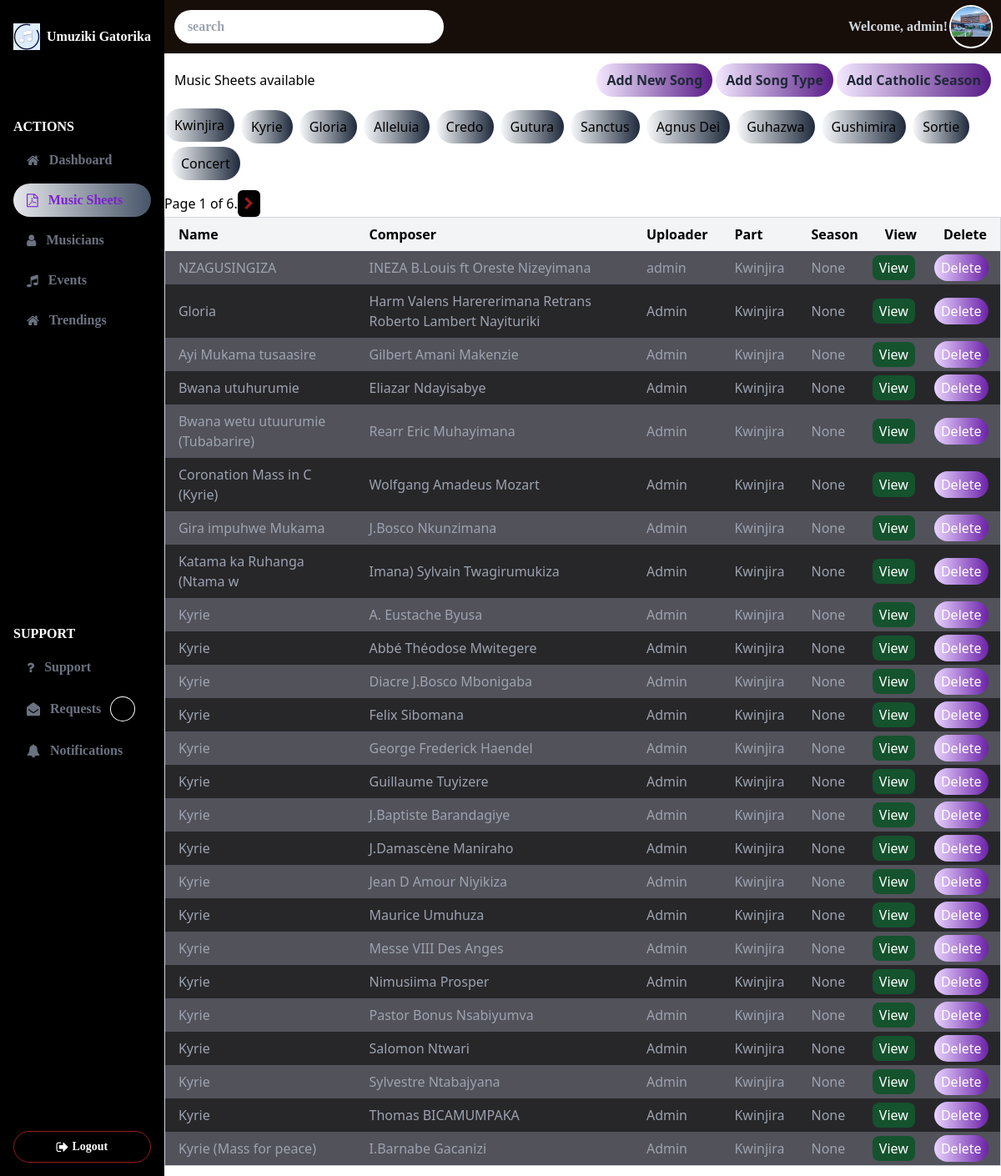
Before: /staff/music_sheets (signed in) with the older database file.
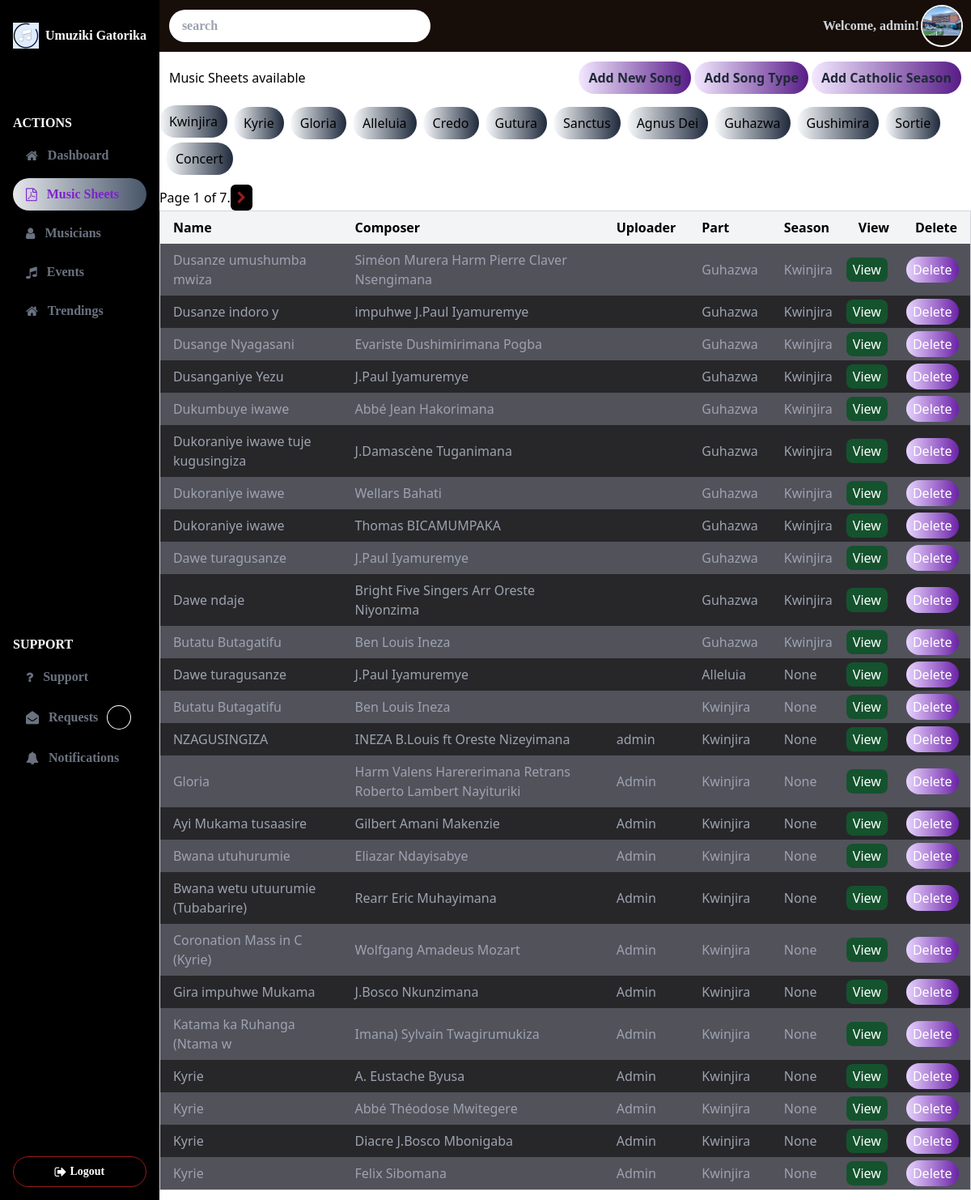
After: the same page with the newer database file.
### Documents/models.py (models this page shows, shortened)
class SongCategory(models.Model):
    id=models.UUIDField(primary_key=True,default=uuid.uuid4,editable=False)
    name=models.CharField(max_length=512,default='Others',unique=True)
    def __str__(self):
        return self.name

class Copies(models.Model):
    id = models.UUIDField(primary_key=True, default=uuid.uuid4, editable=False)
    name = models.TextField()
    composer = models.TextField()
    part = models.ForeignKey(SongCategory, null=True, on_delete=models.SET_NULL)
    uploader = models.ForeignKey(Users, on_delete=models.CASCADE, null=True, default='')
    document = models.FileField(upload_to=song_upload_path,max_length=10000)
    category = models.ForeignKey(SongType, on_delete=models.SET_NULL, null=True, default='')
    uploaded_on = models.DateTimeField(default=timezone.now)
    class Meta:
        db_table = 'copies'

class SongType(models.Model):
    id=models.UUIDField(primary_key=True,default=uuid.uuid4,editable=False)
    name=models.CharField(max_length=512,null=False)
    season=models.CharField(max_length=512,null=True,default='Ibihe Bisanzwe')
    thumbnail=models.ImageField(upload_to='Song_Type',null=True)
    def __str__(self):
        return self.name

### Accounts/models.py (models this page shows)
class Users(AbstractUser):
    id=models.UUIDField(primary_key=True,default=uuid.uuid4,editable=False)
    musician=models.BooleanField(default=False)
    phone_number=models.CharField(max_length=16,null=True,blank=True,unique=True)
    profile=models.ImageField(upload_to='Profile',null=True,blank=True)
    REQUIRED_FIELDS=[]

### Staff/views.py (the view, shortened to what this page needs)
# urls.py: path('music_sheets',MusicSheetView.as_view(),name='music_sheets'),
class MusicSheetView(LoginRequiredMixin,UserPassesTestMixin,View):
    login_url = '/account/login'  # Redirect for unauthenticated users
    def test_func(self):
        return self.request.user.is_staff  # Allow only staff use
    def get(self, request, name=None):
        seasons=SongType.objects.all()
        if name is None:
            sheets=Copies.objects.all().order_by('-uploaded_on')
            paginator = Paginator(sheets, 25)  # Show 25 contacts per page.
            page_number = request.GET.get("page")
            page_obj = paginator.get_page(page_number)
            categories=SongCategory.objects.all()
            return render(request,'./Pages/MusicSheets.html',{"sheets":page_obj,"categories":categories,"seasons":seasons})  # Redirect to music sheet list if no song id is provided

### Staff/templates/Pages/MusicSheets.html (shortened to what this page needs)
{% extends '../staff.html' %}
{% block Content %}
<section class="flex flex-col w-full flex-1 max-h-[96vh] overflow-y-scroll py-3 relative">
    <div class="flex flex-row items-center justify-between px-3">
        <h1>Music Sheets available</h1>
        <div class="flex flex-row items-center space-x-1">
            <button type="button"class="add_new flex bg-gradient-to-r from-purple-100 to-purple-900 py-2 px-3 rounded-full font-bold text-gray-800 hover:to-indigo-800" > Add New Song</button>
            <button type="button"class="song_category flex bg-gradient-to-r from-purple-100 to-purple-900 py-2 px-3 rounded-full font-bold text-gray-800 hover:to-indigo-800" > Add Song Type</button>
            <button type="button"class="add_new_season flex bg-gradient-to-r from-purple-100 to-purple-900 py-2 px-3 rounded-full font-bold text-gray-800 hover:to-indigo-800" > Add Catholic Season</button>
        </div>
    </div>
    {% if categories %}
        <div class="flex flex-row space-x-2 space-y-1 bg-white py-3 sticky top-0 z-20 flex-wrap ">
            {% for category in categories %}
            <div class=" flex flex-row group items-center  ">
                <a href="{% url 'single_sheet' category.id %}" class="py-2 px-3 rounded-full bg-gradient-to-r from-slate-50 to-slate-800 hover:to-purple-700 transition-all duration-500">{{category.name}}</a>
            </div>
        {% endfor %}
        </div>
    {% endif %}
    <table class="table-auto w-full border border-collapse border-gray-300 flex-1 ">
        <thead>
            <tr class="bg-gray-100">
                <th class="px-4 py-2 text-left ">Name</th>
                <th class="px-4 py-2 text-left ">Composer</th>
                <th class="px-4 py-2 text-left ">Uploader</th>
                <th class="px-4 py-2 text-left ">Part</th>
                <th class="px-4 py-2 text-left ">Season</th>
                <th class="px-4 py-2 text-left ">View</th>
                <th class="px-4 py-2 text-left ">Delete</th>
            </tr>
        </thead>
        <tbody class="text-gray-400 ">
            {% if sheets %}
                {% for sheet in sheets %}
                    <tr class="" style="background-color: {% cycle  'rgb(82 82 91)' 'rgb(39 39 42)' %};">
                        <td class="px-4 py-2 group text-left ">{{ sheet.name }}
                        </td>
                        <td class="px-4 py-2 group text-left ">{{ sheet.composer }}
                        </td>
                        <td class="px-4 py-2 text-left ">{{ sheet.uploader.username }}
                        </td>
                        <td class="px-4 py-2 group text-left ">{{ sheet.part }}
                        </td>
                        <td class="px-4 py-2 text-left group ">{{ sheet.category }}
                        </td>
                        <td>
                            <a class="bg-green-900 text-white px-2 py-1 rounded-lg hover:bg-green-500" target="_blank" href="{{sheet.document.url}}">View</a>
                        </td>
                        <td>
                            <button class="bg-gradient-to-r flex items-center mx-1 from-purple-200 to-purple-800 text-white px-2 py-1 rounded-full " type="button" data-id="{{sheet.id}}" class="delete_song_sheet">Delete</button>
                        </td>
                    </tr>
                {% endfor %}
            {% endif %}
        </tbody>
        <div class="sticky top-10 z-20 bg-white flex  ">
            <span class="flex flex-row items-center self-end">
                <span class="current">
                    Page {{ sheets.number }} of {{ sheets.paginator.num_pages }}.
                </span>
                {% if sheets.has_next %}
                    <a href="?page={{ sheets.next_page_number }}" class="py-2 px-2 bg-black flex flex-col items-center justify-center text-red-800 rounded-md"><i class="fa fa-chevron-right" aria-hidden="true"></i></a>
                {% endif %}
            </span>
        </div>
    </table>
</section>
{% endblock Content %}

Changed rows visible on the page:
no longer on this page (row unchanged): Copies: name "Kyrie", composer "George Frederick Haendel", uploader.username "Admin", part "Kwinjira", category "None"
no longer on this page (row unchanged): Copies: name "Kyrie", composer "Guillaume Tuyizere", uploader.username "Admin", part "Kwinjira", category "None"
no longer on this page (row unchanged): Copies: name "Kyrie", composer "J.Baptiste Barandagiye", uploader.username "Admin", part "Kwinjira", category "None"
no longer on this page (row unchanged): Copies: name "Kyrie", composer "J.Damascène Maniraho", uploader.username "Admin", part "Kwinjira", category "None"
no longer on this page (row unchanged): Copies: name "Kyrie", composer "Jean D Amour Niyikiza", uploader.username "Admin", part "Kwinjira", category "None"
no longer on this page (row unchanged): Copies: name "Kyrie", composer "Maurice Umuhuza", uploader.username "Admin", part "Kwinjira", category "None"
no longer on this page (row unchanged): Copies: name "Kyrie", composer "Messe VIII Des Anges", uploader.username "Admin", part "Kwinjira", category "None"
no longer on this page (row unchanged): Copies: name "Kyrie", composer "Nimusiima Prosper", uploader.username "Admin", part "Kwinjira", category "None"
no longer on this page (row unchanged): Copies: name "Kyrie", composer "Pastor Bonus Nsabiyumva", uploader.username "Admin", part "Kwinjira", category "None"
no longer on this page (row unchanged): Copies: name "Kyrie", composer "Salomon Ntwari", uploader.username "Admin", part "Kwinjira", category "None"
no longer on this page (row unchanged): Copies: name "Kyrie", composer "Sylvestre Ntabajyana", uploader.username "Admin", part "Kwinjira", category "None"
no longer on this page (row unchanged): Copies: name "Kyrie", composer "Thomas BICAMUMPAKA", uploader.username "Admin", part "Kwinjira", category "None"
no longer on this page (row unchanged): Copies: name "Kyrie (Mass for peace)", composer "I.Barnabe Gacanizi", uploader.username "Admin", part "Kwinjira", category "None"
added Copies: name "Dusanze umushumba mwiza", composer "Siméon Murera Harm Pierre Claver Nsengimana", part "Guhazwa", category "Kwinjira"
added Copies: name "Dusanze indoro y", composer "impuhwe J.Paul Iyamuremye", part "Guhazwa", category "Kwinjira"
added Copies: name "Dusange Nyagasani", composer "Evariste Dushimirimana Pogba", part "Guhazwa", category "Kwinjira"
added Copies: name "Dusanganiye Yezu", composer "J.Paul Iyamuremye", part "Guhazwa", category "Kwinjira"
added Copies: name "Dukumbuye iwawe", composer "Abbé Jean Hakorimana", part "Guhazwa", category "Kwinjira"
added Copies: name "Dukoraniye iwawe tuje kugusingiza", composer "J.Damascène Tuganimana", part "Guhazwa", category "Kwinjira"
added Copies: name "Dukoraniye iwawe", composer "Wellars Bahati", part "Guhazwa", category "Kwinjira"
added Copies: name "Dukoraniye iwawe", composer "Thomas BICAMUMPAKA", part "Guhazwa", category "Kwinjira"
added Copies: name "Dawe turagusanze", composer "J.Paul Iyamuremye", part "Guhazwa", category "Kwinjira"
added Copies: name "Dawe ndaje", composer "Bright Five Singers Arr Oreste Niyonzima", part "Guhazwa", category "Kwinjira"
added Copies: name "Butatu Butagatifu", composer "Ben Louis Ineza", part "Guhazwa", category "Kwinjira"
added Copies: name "Dawe turagusanze", composer "J.Paul Iyamuremye", part "Alleluia", category "None"
added Copies: name "Butatu Butagatifu", composer "Ben Louis Ineza", part "Kwinjira", category "None"
Other visible differences:
{{ sheets.paginator.num_pages }}: "6" → "7"
